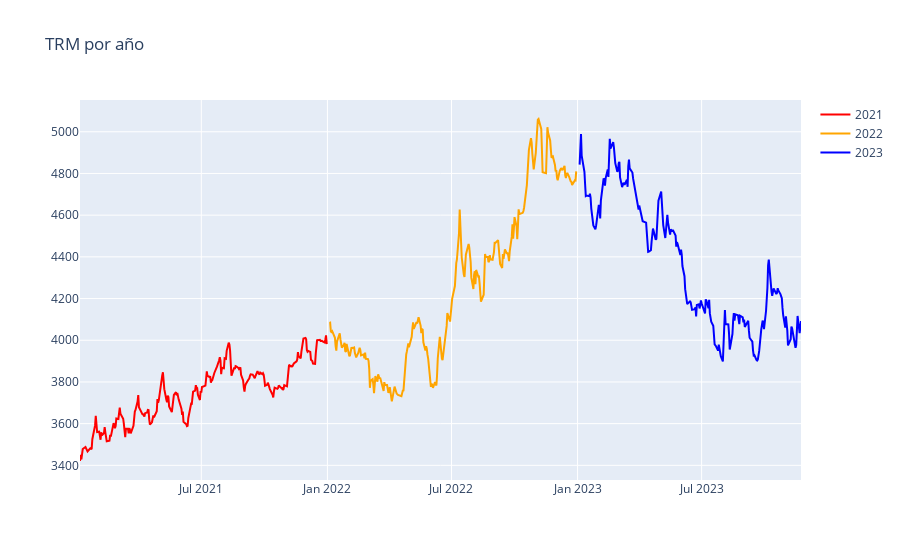

Here is the notebook cell this chart was saved with:
### Code cell
graph_trm_time_series()

### Figure 1 — Plotly figure (JSON) as saved in the notebook; plotly's stock layout.template omitted (floating-point values rounded to 4 significant figures; data arrays with more than 128 entries replaced by an {"elided": "..."} marker saying what was removed)
{"data": [{"line": {"color": "red"}, "mode": "lines", "name": "2021", "type": "scatter", "x": {"elided": "238 str values"}, "y": {"elided": "238 float values"}}, {"line": {"color": "orange"}, "mode": "lines", "name": "2022", "type": "scatter", "x": {"elided": "238 str values"}, "y": {"elided": "238 float values"}}, {"line": {"color": "blue"}, "mode": "lines", "name": "2023", "type": "scatter", "x": {"elided": "210 str values"}, "y": {"elided": "210 float values"}}], "layout": {"title": {"text": "TRM por año"}}}
